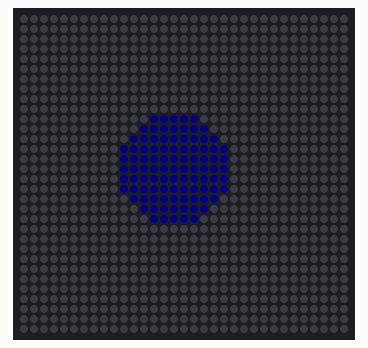
Recording of a sketch running on a simulated Arduino Uno, built with avr-gcc and run on an emulated ATmega328P. On the bench: 33×32 RGB LED matrix (first LED top left, wired row by row). Dim RGB values are drawn brighter than linear.

Above: at 0.2 s.

The sketch:

combined.ino
```cpp
// current status 12/8: motion working smoothly on

#include <cmath>
#include <Adafruit_GFX.h>
#include <Adafruit_NeoMatrix.h>
#include <Adafruit_NeoPixel.h>
#include "arduinoFFT.h"

// light vars
#define lightPin 18
// set up the matrix-neomatrix(width, height, pin .. other pmts stay the same)
Adafruit_NeoMatrix matrix = Adafruit_NeoMatrix(33, 32, lightPin,
  NEO_MATRIX_TOP     + NEO_MATRIX_LEFT +
  NEO_MATRIX_COLUMNS + NEO_MATRIX_ZIGZAG,
  NEO_GRB            + NEO_KHZ800);
const uint16_t colors[] = {matrix.Color(255, 0, 0), matrix.Color(0, 255, 0), matrix.Color(0, 0, 255) };
int c_x = 2; // x position of circle
int c_y = 0; // y position of circle
int radius = 2; // radius
int r;
int g;
int b;
int scalar = 600;
int bThresh = 50;
int rThresh = scalar;
int gThresh = scalar*3;
int bMax = 1000;
int gMax = 2000;
int rMax = 3000;

// motion vars
//const int irPin1 = 26;
int dist = 0;
float estimate = 0;
int yVAL = 0;
// for smoothing
int reading = 15;

// sound vars
//arduinoFFT FFT = arduinoFFT();
//#define SAMPLES 128             //Must be a power of 2
#define SAMPLING_FREQUENCY 9000 //Hz, must be less than 10000 due to ADC
unsigned int sampling_period_us;
//unsigned long microseconds;
//double vReal[SAMPLES];
//double vImag[SAMPLES];
//int volTotal;
//int freqTotal;
//int volStd;
//int freqStd;
//int freqAvg;
//int volAvg;
//int peakTotal;
//int totalSamples;
//int weightedAvg;


void setup() {
  // motion set up
  Serial.begin(9600);
//  pinMode(irPin1, INPUT);
  // lighting
  matrix.begin();
  matrix.fillScreen(matrix.Color(0, 0, 0));
  matrix.setBrightness(10);
  //sound
  sampling_period_us = round(1000000*(1.0/SAMPLING_FREQUENCY));
}

//float retDist(float volt){
//  return (((70.0/(volt/1000))-6.0));
//}
//
//int retLED(float cm){
//  estimate = ((cm-16.5)/1.609375);
////  return round(estimate); //Theoretically more accurate but the closer to 15 we get the more inaccurate the IR becomes
//  return (estimate);
//}

void loop() {
  // sound
  /*SAMPLING*/
//  for(int i=0; i<SAMPLES; i++)
//  {
//      microseconds = micros();    //Overflows after around 70 minutes!
//
//      vReal[i] = analogRead(A0);
//      vImag[i] = 0;
//
//      while(micros() < (microseconds + sampling_period_us)){
//      }
//  }

//  /*FFT*/
//  FFT.Windowing(vReal, SAMPLES, FFT_WIN_TYP_HAMMING, FFT_FORWARD);
//  FFT.Compute(vReal, vImag, SAMPLES, FFT_FORWARD);
//  FFT.ComplexToMagnitude(vReal, vImag, SAMPLES);
//  double peak = FFT.MajorPeak(vReal, SAMPLES, SAMPLING_FREQUENCY);
//
//  Serial.println(peak);     //Print out what frequency is the most dominant.
//  for(int i=2; i<(SAMPLES/2); i++){
//    volTotal += vReal[i];
//    totalSamples++;
//  }
//  // vol Avg is the volume used for circle size
//  volAvg = volTotal/totalSamples;
//  for(int i=2; i<(SAMPLES/2); i++){
//    volStd += sq(vReal[i] - volAvg);
//  }
//  volStd = sqrt(volStd/(totalSamples -1));
//  for(int i=2; i<(SAMPLES/2); i++){
//    if (vReal[i]>=(volAvg+volStd)){
//      peakTotal+=vReal[i];
//    }
//  }
//  //weighted average is frequency used for color
//  for(int i=2; i<(SAMPLES/2); i++){
//    if (vReal[i]>=(volAvg+volStd)){
//      weightedAvg += (((i * 1.0 * SAMPLING_FREQUENCY) / SAMPLES)*(vReal[i]/peakTotal));
//    }
//  }
//  Serial.println(weightedAvg);
//  peakTotal = 0;
//  totalSamples = 0;
//  volTotal = 0;
//  volStd = 0;
//  weightedAvg = 0;

//  radius = volTotal;
  // motion
//  dist= retDist(analogRead(irPin1));
//  yVAL = retLED(dist);
//  Serial.println(yVAL);
//

  // lighting
  matrix.fillScreen(0);
//  if (yVAL > reading && yVAL < 33) {
//    reading = reading + 1;
//  } else if (yVAL < reading && yVAL < 33) {
//    reading = reading - 1;
//  }
//  c_y = reading;
//  radius = volumetoRad(volAvg);
//  colorVals(weightedAvg);
  matrix.fillCircle(15, 15, 5, matrix.Color(0, 0, 255));
  matrix.show();
  delay(100);
}

//void colorVals(int freq) {
//    b = max(0,int((freq-bThresh)*(1.0/(scalar))*255));
//    g = max(0,int((freq-gThresh)*(1.0/scalar)*255));
//    r = max(0,int((freq-rThresh)*(1.0/(scalar*2))*255));
//
//    if(freq>bMax){
//      b=0;
//    }
//    if(freq>rMax){
//      b=max(0,int((freq-rMax)*(1.0/(scalar))*255));
//    }
//
//    r= min(255,r);
//    b= min(255,b);
//    g= min(255,g);
////    return (String(r) + ", " + String(g) + ", " + String(b));
//}
//
//int volumetoRad(int vol) {
//  if (vol < 500 ) {
//    return vol / 150;
//  }else if (vol < 2000) {
//    return vol / 200;
//  } else {
//    return vol / 300;
//  };
//}
```
